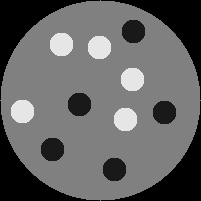
//> input picture visao-computacional/aula02/gradiente/fantom.pgm, 201 x 201 px
$ ./gradiente   (built with g++ and OpenCV 4)
//> lines starting //> are read from the running program, lines starting //| are printed output that depends on the picture
### visao-computacional/aula02/gradiente/procimagem.h
#include <opencv2/opencv.hpp>
#include <iostream>

using namespace std;
using namespace cv;

// [4 lines left out: function erro, not called in this run]

Mat_<float> filtro2d(Mat_<float> ent, Mat_<float> ker, int borderType=BORDER_DEFAULT)
{ Mat_<float> sai;
  filter2D(ent,sai,-1,ker,Point(-1,-1),0.0,borderType);
  return sai;
}

### visao-computacional/aula02/gradiente/gradiente.cpp
//gradiente.cpp - 2024
#include "procimagem.h"

void grad(Mat_<float> ent, Mat_<float>& saix, Mat_<float>& saiy)
{ Mat_<float> mx=(Mat_<float>(3,3)<<-3.0,  0.0, +3.0,
                                   -10.0, 0.0, +10.0,
                                    -3.0,  0.0, +3.0);
  mx=mx/16.0;
  Mat_<float> my=(Mat_<float>(3,3)<<-3.0, -10.0, -3.0,
                                     0.0,   0.0,  0.0,
                                    +3.0, +10.0, +3.0);
  my=my/16.0;
  saix=filtro2d(ent,mx);
  saiy=filtro2d(ent,my);
}

int main() {
  Mat_<float> ent=imread("fantom.pgm",0);
//> ent: 201 rows x 201 cols, CV_32FC1; min 0, max 230, mean 99.5
  Mat_<float> saix;
  Mat_<float> saiy;
  grad(ent,saix,saiy);
//> in filtro2d, `filter2D(ent,sai,-1,ker,Point(-1,-1),0.0,borderType);`:
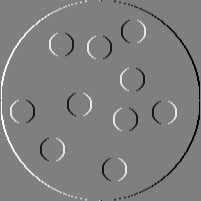
//> sai: 201 rows x 201 cols, CV_32FC1; min -128, max 128, mean 0; drawn with min black and max white
//> call 2 of filtro2d, with borderType = 4
//> in filtro2d (call 2), `filter2D(ent,sai,-1,ker,Point(-1,-1),0.0,borderType);`:
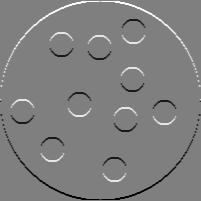
//> sai: 201 rows x 201 cols, CV_32FC1; min -128, max 128, mean 0; drawn with min black and max white

  Mat_<float> t;
  t=128+saix; imwrite("gradx.png",t);
  t=128+saiy; imwrite("grady.png",t);
//> after `t = 128 + saiy`:
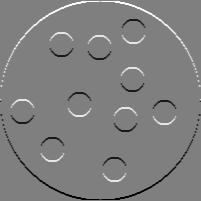
//> t: 201 rows x 201 cols, CV_32FC1; min 0, max 256, mean 128; drawn with min black and max white

  Mat_<float> tx; pow(saix,2,tx);
  Mat_<float> ty; pow(saiy,2,ty);
  Mat_<float> modgrad; pow(tx+ty,0.5,modgrad);
  imwrite("modgrad.png",modgrad);
}
